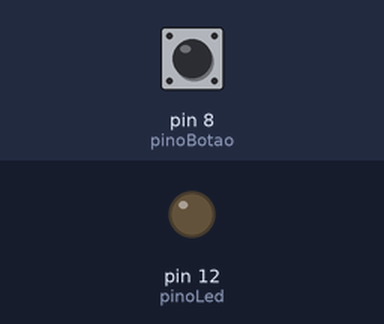
A sketch run on a simulated Arduino Uno, built with avr-gcc and run on an emulated ATmega328P. Parts: output pins drawn as LEDs (lit = HIGH). Dashed ring = blinking. The test bench sets the inputs (shaded band); at power-on: pin 8 (pinoBotao) LOW.

Above: at 1.2 s.
1.3 s: pin 8 (pinoBotao) pulled HIGH for 0.15 s
At 1.7 s:
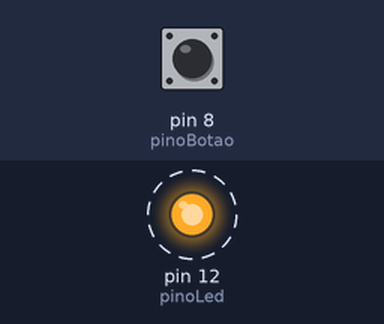
4.4 s: pin 8 (pinoBotao) pulled HIGH for 3.2 s
Timing chart, 0 to 12.3 s (numbered marks = the images above; inputs shaded):
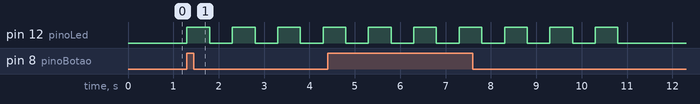

Measured:
- after the input at 1.3 s, pin 12 (pinoLed): alternates HIGH for 0.50 s and LOW for 0.50 s, starting at once

The sketch:

while.ino
```cpp
int pinoBotao = 8;
int pinoLed = 12;

void setup()
{
  pinMode(pinoBotao, INPUT);
  pinMode(pinoLed, OUTPUT);
}

void loop()
{
  int nr = 0;
  int estadoBotao = digitalRead(pinoBotao);
  if(estadoBotao == HIGH){
    while(nr <= 4 ){
  		digitalWrite(pinoLed, HIGH);
  		delay(500);
  		digitalWrite(pinoLed, LOW);
  		delay(500);
        nr ++;
    }
  }
}
```
